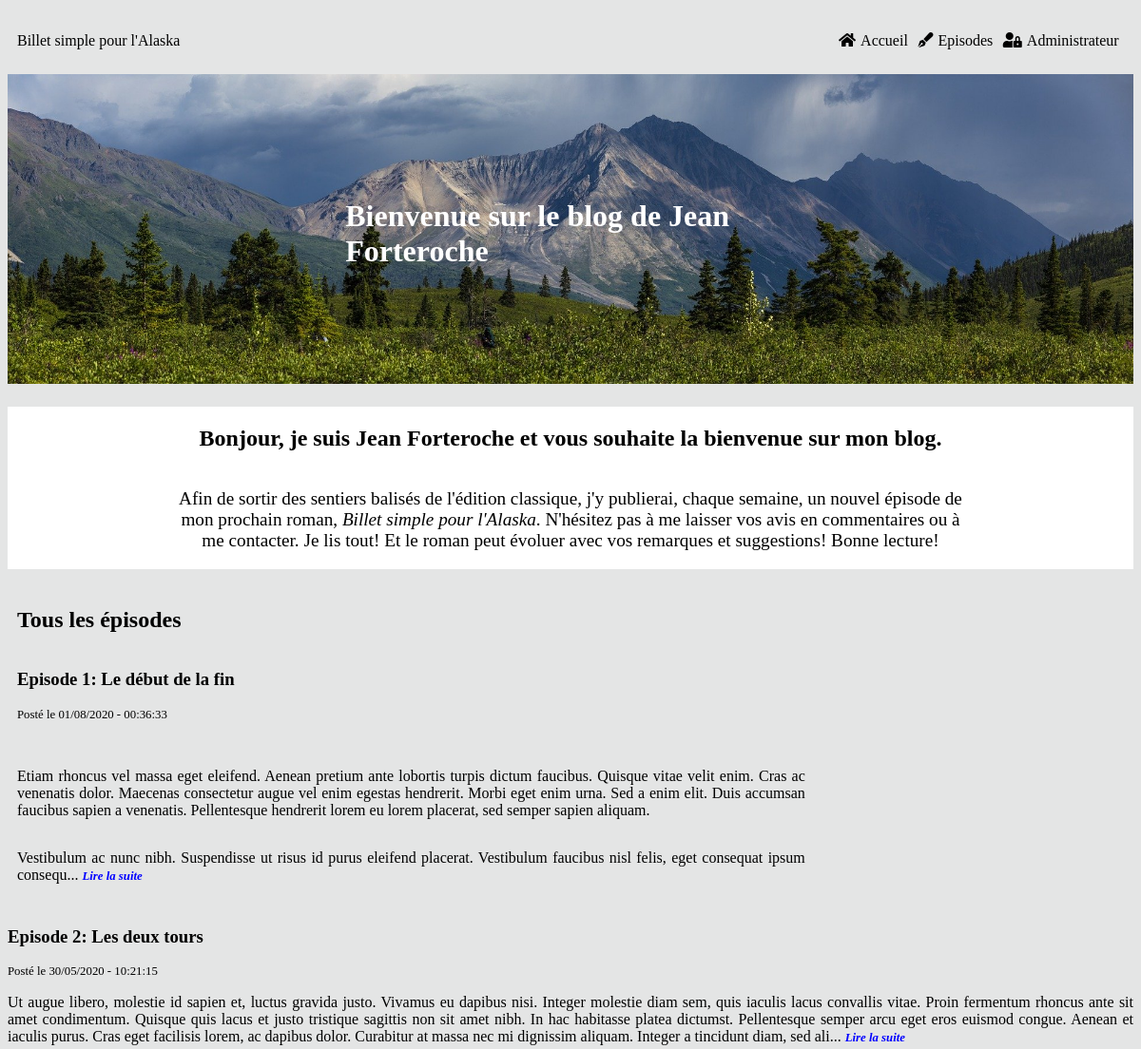
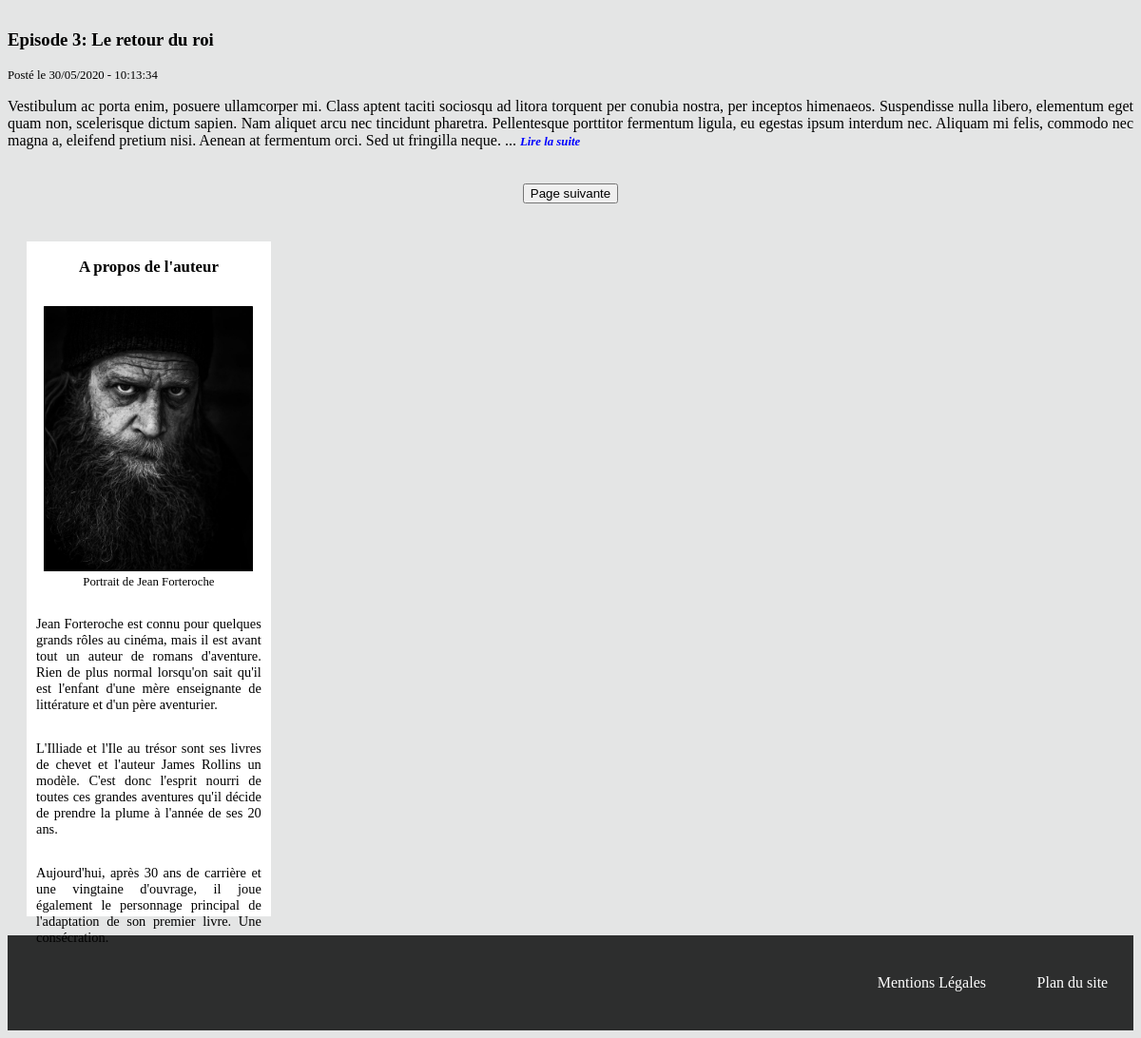
Screenshot of /index.php?action=get_all&page=1 with the database file from the repository (2 pictures, top to bottom).
### tables this page shows
CREATE TABLE IF NOT EXISTS `episodes` (
  `episode_id` tinyint(11) NOT NULL AUTO_INCREMENT,
  `numero_episode` tinyint(11) NOT NULL,
  `episode_title` char(255) NOT NULL,
  `episode_content` longtext NOT NULL,
  `episode_date` datetime NOT NULL DEFAULT CURRENT_TIMESTAMP,
  `episode_status` int(1) NOT NULL,
  PRIMARY KEY (`episode_id`),
  UNIQUE KEY `unicite` (`numero_episode`) USING BTREE
);

### src/View/View.php (called while the page is built, shortened)
<?php
class View
{
    public function display(array $data, string $template, string $layout) : void
    {
        require_once($template);
    }
}

### src/Controller/FrontOffice/PostController.php (called while the page is built, shortened)
<?php
class PostController
{
    private $postManager;
    private $view;
    private $layout;
    private $frontTemplate;
    public function __construct(PostManager $postManager, View $view, CommentManager $commentManager)
    {
        $this->postManager = $postManager;
        $this->view = $view;
        $this->frontTemplate = '../templates/frontOffice/';
        $this->layout = '../templates/frontOffice/layout.html.php';
    }
    public function displayAllPosts(int $page): void
    {
        $totalEpisodes = $this->postManager->getNumberOfEpisodes();
        $pageToDisplay = $page - 1;
        $episodesToDisplay = 3;
        $numberOfPages = ceil($totalEpisodes / $episodesToDisplay);
        $offset = $pageToDisplay * $episodesToDisplay;
        $data = [$this->postManager->getAllEpisodes($offset), $page, $numberOfPages];
        $template = $this->frontTemplate.'allPosts.html.php';
        $this->view->display(['episode' => $data[0], 'currentPage' => $data[1], 'maxPages' => $data[2]], $template, $this->layout);
    }
}

### public/index.php (called while the page is built, shortened)
<?php
$router = new Router();
$router->run();

### src/Model/PostManager.php (called while the page is built, shortened)
<?php
class PostManager
{
    private $database;
    public function __construct(\PDO $database)
    {
        $this->database = $database;
    }
    public function getAllEpisodes(int $offset) : array
    {
        $request = $this->database->prepare("SELECT *, substring(episode_content, 1, 500) AS episode_content,
            DATE_FORMAT(episode_date, '%d/%m/%Y - %H:%i:%s') AS episode_date
            FROM episodes
            WHERE episode_status = 1
            ORDER BY numero_episode
            LIMIT 3 OFFSET :beginning");
        $request->bindParam(':beginning', $offset, \PDO::PARAM_INT);
        $request->execute();
        return $request->fetchAll();
    }
}

### Templates/Frontoffice/allposts.html.php (the view, shortened to what this page needs)
<h2>Tous les épisodes</h2>
<?php foreach ($data['episode'] as $entry) {?>
    <article>
        <a href="index.php?action=post&id=<?=$entry['episode_id']?>">
            <h3 class='episode_title'>Episode <?=$entry['numero_episode']?>: <?=$entry['episode_title']?></h3>
        </a>
        <span class='post_date'>Posté le <?=$entry['episode_date']?></span>
        <p><?=$entry['episode_content']?>... <span id="read_next"><a href='index.php?action=post&id=<?=$entry['episode_id']?>'>Lire la suite</a></p>
    </article>
    </div>
<?php
}?>
<div id="prev_next">
    <?php
    if ($data['currentPage'] < $data['maxPages'] && $data['currentPage'] >= 1) {
    ?>
    <span id="next">
        <a href="index.php?action=get_all&page=<?=$data['currentPage'] + 1?>">
            <button>Page suivante</button>
        </a>
    </span>
    <?php
    }
    ?>
</div>

### public/css/style.css (style rules this page uses)
html { font-family: aileron; background-color: #e4e5e5; }
a { text-decoration: none; color: black; }
.post_date { font-size: 0.8rem; }
article { display: flex; flex-direction: column; }
article p { text-align: justify; }
#read_next > a { font-size: 0.8rem; font-style: italic; font-weight: bold; color: blue; }
#prev_next { font-size: 0.9rem; display: flex; justify-content: center; }
#previous, #next { margin: 20px; }

### rows the page displays
episodes: numero_episode "1", episode_title "Le début de la fin", episode_date "01/08/2020 - 00:36:33", episode_content "Etiam rhoncus vel massa eget eleifend. Aenean pretium ante lobortis turpis dictum faucibus. Quisque vitae velit enim. Cras ac venenatis dolor. Maecenas consectetur augue vel enim egestas hendrerit. Morbi eget enim urna. Sed a enim elit. Duis accumsan faucibus sapien a venenatis. Pellentesque hendrerit lorem eu lorem placerat, sed semper sapien aliquam. Vestibulum ac nunc nibh. Suspendisse ut risus id purus eleifend placerat. Vestibulum faucibus nisl felis, eget consequat ipsum consequ"
episodes: numero_episode "2", episode_title "Les deux tours", episode_date "30/05/2020 - 10:21:15", episode_content "Ut augue libero, molestie id sapien et, luctus gravida justo. Vivamus eu dapibus nisi. Integer molestie diam sem, quis iaculis lacus convallis vitae. Proin fermentum rhoncus ante sit amet condimentum. Quisque quis lacus et justo tristique sagittis non sit amet nibh. In hac habitasse platea dictumst. Pellentesque semper arcu eget eros euismod congue. Aenean et iaculis purus. Cras eget facilisis lorem, ac dapibus dolor. Curabitur at massa nec mi dignissim aliquam. Integer a tincidunt diam, sed ali"
episodes: numero_episode "3", episode_title "Le retour du roi", episode_date "30/05/2020 - 10:13:34", episode_content "Vestibulum ac porta enim, posuere ullamcorper mi. Class aptent taciti sociosqu ad litora torquent per conubia nostra, per inceptos himenaeos. Suspendisse nulla libero, elementum eget quam non, scelerisque dictum sapien. Nam aliquet arcu nec tincidunt pharetra. Pellentesque porttitor fermentum ligula, eu egestas ipsum interdum nec. Aliquam mi felis, commodo nec magna a, eleifend pretium nisi. Aenean at fermentum orci. Sed ut fringilla neque."
